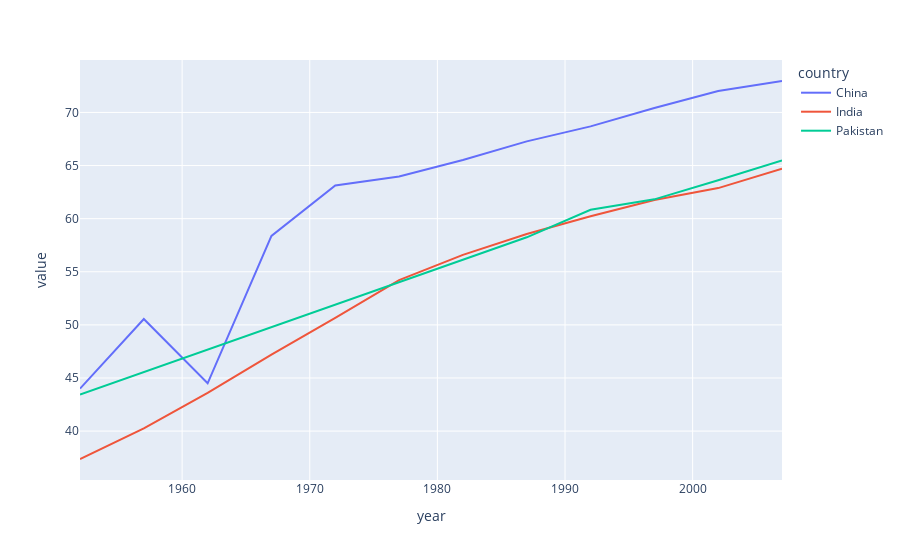

Notebook code cell kept with this figure:
### Code cell
px.line(df,x =df.index,y=df.columns)

### Figure 1 — Plotly figure (JSON) as saved in the notebook; plotly's stock layout.template omitted (floating-point values rounded to 4 significant figures)
{"data": [{"hovertemplate": "country=China<br>year=%{x}<br>value=%{y}<extra></extra>", "legendgroup": "China", "line": {"color": "#636efa", "dash": "solid"}, "marker": {"symbol": "circle"}, "mode": "lines", "name": "China", "orientation": "v", "showlegend": true, "type": "scatter", "x": [1952, 1957, 1962, 1967, 1972, 1977, 1982, 1987, 1992, 1997, 2002, 2007], "xaxis": "x", "y": [44, 50.55, 44.5, 58.38, 63.12, 63.97, 65.53, 67.27, 68.69, 70.43, 72.03, 72.96], "yaxis": "y"}, {"hovertemplate": "country=India<br>year=%{x}<br>value=%{y}<extra></extra>", "legendgroup": "India", "line": {"color": "#EF553B", "dash": "solid"}, "marker": {"symbol": "circle"}, "mode": "lines", "name": "India", "orientation": "v", "showlegend": true, "type": "scatter", "x": [1952, 1957, 1962, 1967, 1972, 1977, 1982, 1987, 1992, 1997, 2002, 2007], "xaxis": "x", "y": [37.37, 40.25, 43.6, 47.19, 50.65, 54.21, 56.6, 58.55, 60.22, 61.77, 62.88, 64.7], "yaxis": "y"}, {"hovertemplate": "country=Pakistan<br>year=%{x}<br>value=%{y}<extra></extra>", "legendgroup": "Pakistan", "line": {"color": "#00cc96", "dash": "solid"}, "marker": {"symbol": "circle"}, "mode": "lines", "name": "Pakistan", "orientation": "v", "showlegend": true, "type": "scatter", "x": [1952, 1957, 1962, 1967, 1972, 1977, 1982, 1987, 1992, 1997, 2002, 2007], "xaxis": "x", "y": [43.44, 45.56, 47.67, 49.8, 51.93, 54.04, 56.16, 58.24, 60.84, 61.82, 63.61, 65.48], "yaxis": "y"}], "layout": {"legend": {"title": {"text": "country"}, "tracegroupgap": 0}, "margin": {"t": 60}, "xaxis": {"anchor": "y", "domain": [0, 1], "title": {"text": "year"}}, "yaxis": {"anchor": "x", "domain": [0, 1], "title": {"text": "value"}}}}
